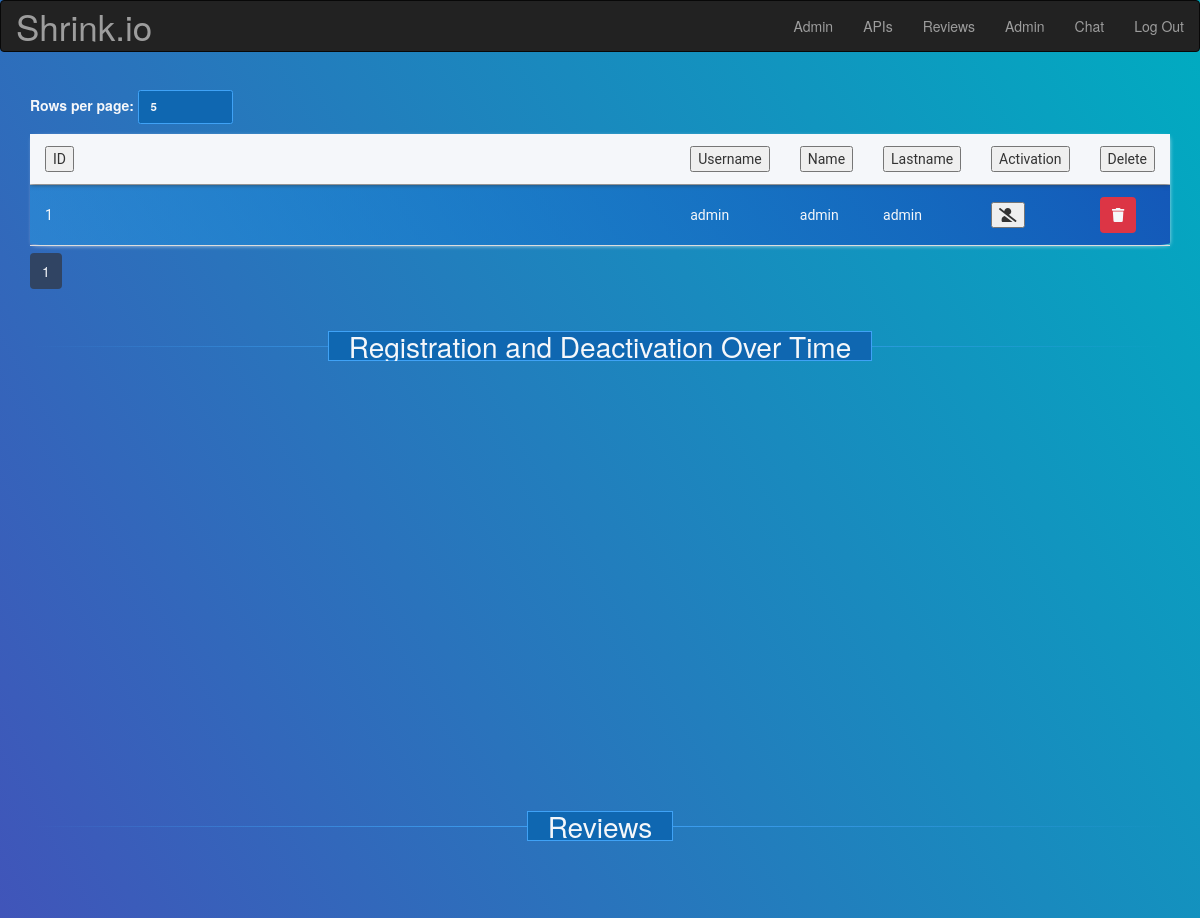
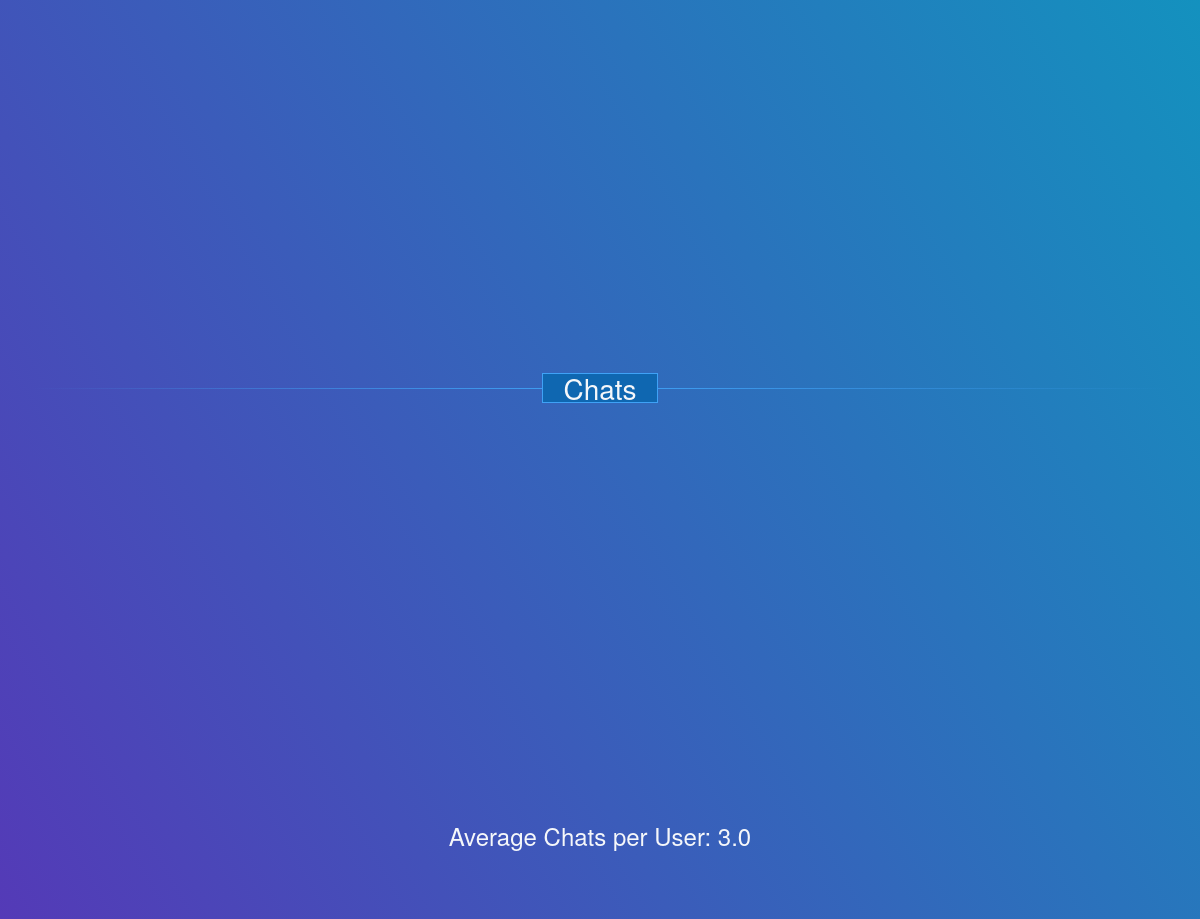
The app's page /admin_dashboard (signed in), older data (2 pictures, top to bottom).
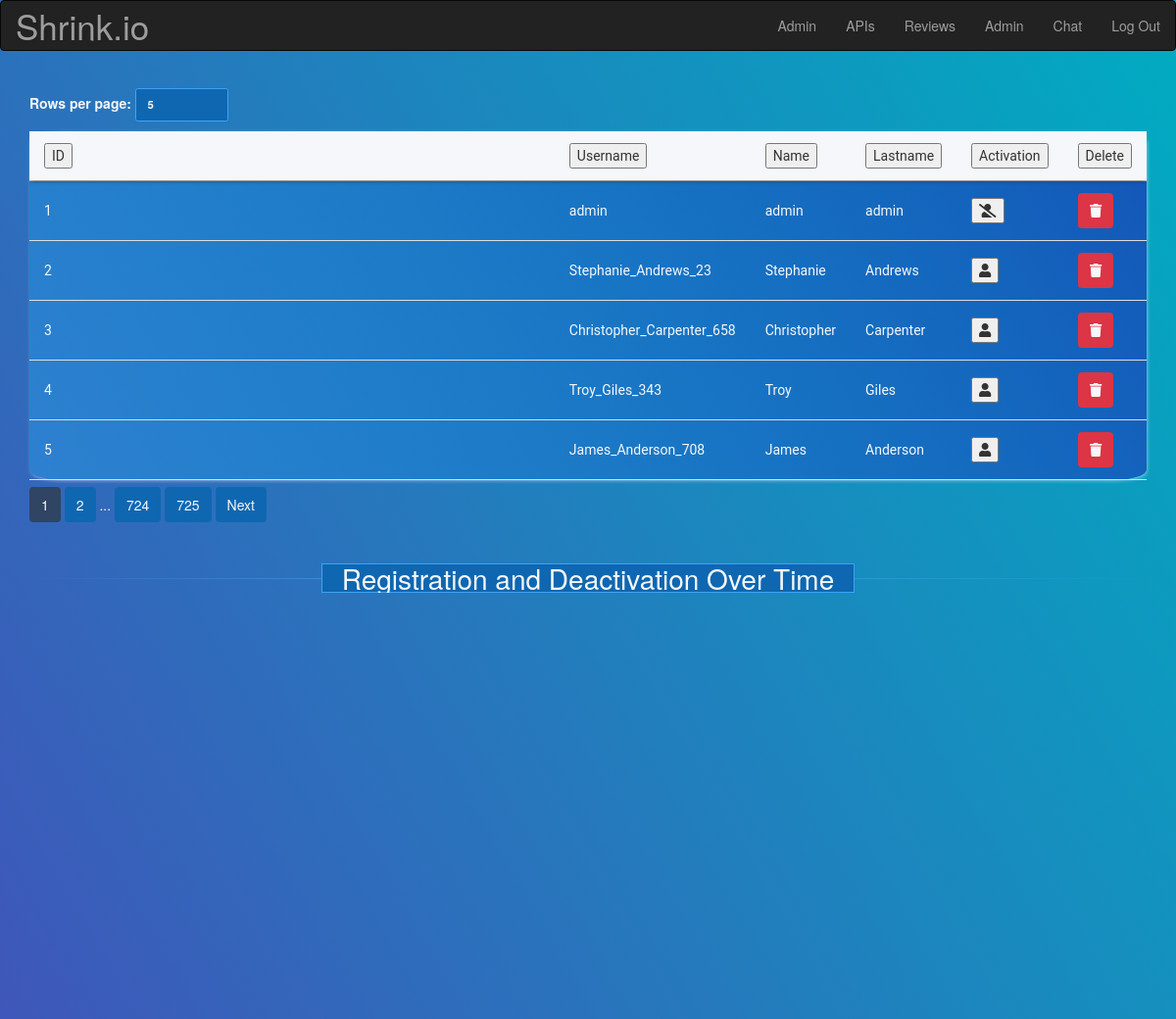
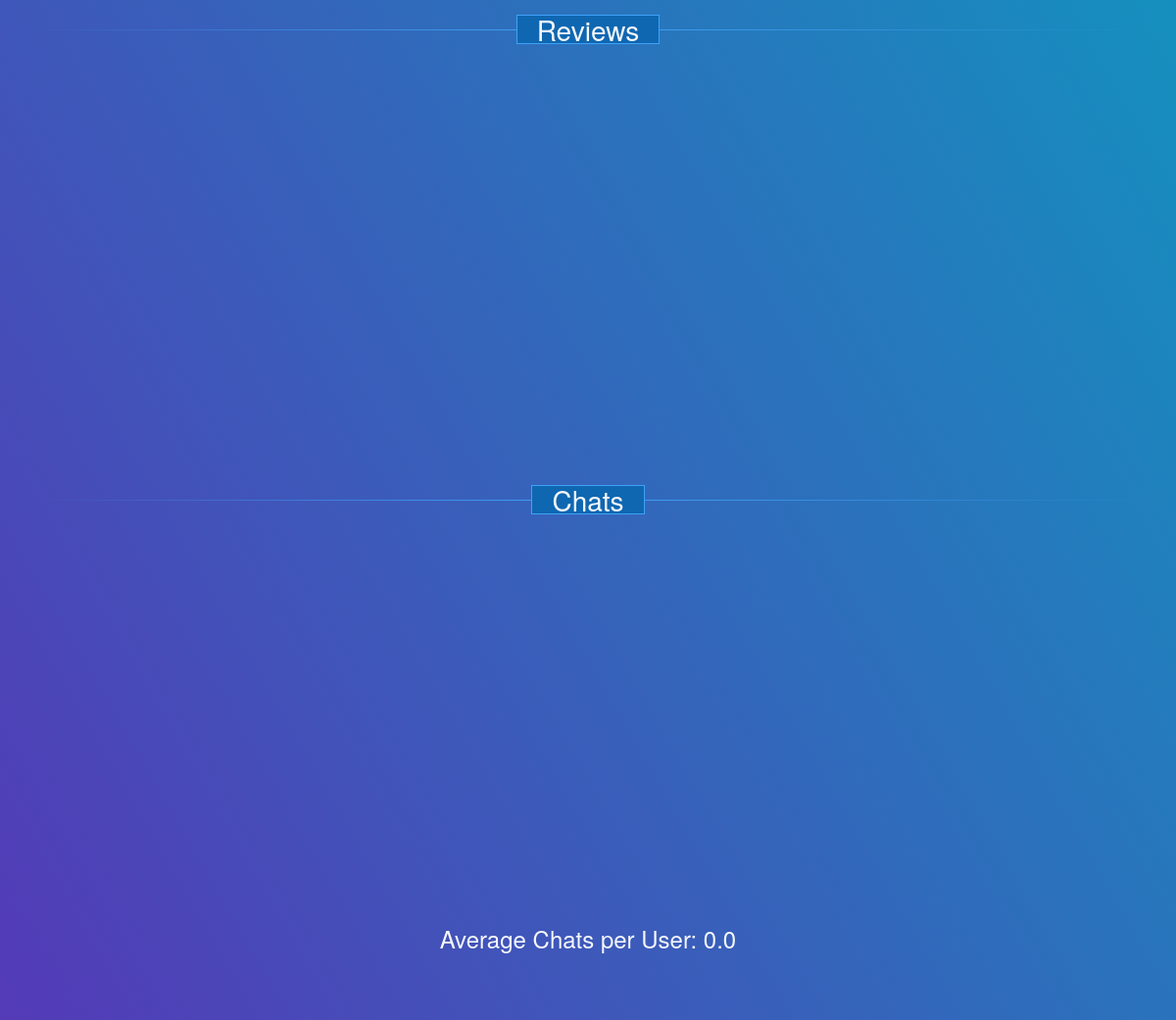
The same page, newer data (2 pictures, top to bottom).
### website/models.py (models this page shows, shortened)
class User(UserMixin, db.Model):
    __tablename__ = "users"
    id = db.Column(db.Integer, primary_key=True)
    username = db.Column(db.String(64), index=True)
    name = db.Column(db.String(64))
    lastname = db.Column(db.String(64))
    image_data = db.Column(db.LargeBinary, nullable=True)
    image_filename = db.Column(
        db.String(20), nullable=True, default="/static/image/default.png"
    )
    password_hash = db.Column(db.String(128))
    otp_secret = db.Column(db.String(16))
    chats = db.relationship(
        "Chat", backref=db.backref("chats", lazy=True)
    )  # Creating a relationship with the User model
    reviews = db.relationship("Reviews", backref="user", lazy=True)
    is_admin = db.relationship("Admin", backref="user", lazy=True)
    _status = db.relationship("Status", backref="user", lazy=True)
    @property
    def password(self):
        raise AttributeError("password is not a readable attribute")
    @property
    def is_admin(self):
        return bool(Admin.query.filter_by(user_id=self.id).first())
    @property
    def status(self):
        user_status = Status.query.filter_by(user_id=self.id).first()
        return user_status.status if user_status else None

### website/admin.py (the view)
@admin.route("/admin_dashboard")
@restricted_admin_route_decorator()
def admin_dashboard():
    page = request.args.get(key="page", default=1, type=int)
    rows_per_page = request.args.get(key="rows_per_page", default=5, type=int)
    column = request.args.get(key="column", default=None, type=str)
    order = request.args.get(key="order", default=None, type=str)
    query = User.query
    if column is not None:
        attr = getattr(User, column)
        query = query.order_by(asc(attr) if order is None else desc(attr))
    users = query.paginate(page=page, per_page=rows_per_page)
    reviews_data = (
        db.session.query(Reviews.stars, db.func.count(Reviews.stars))
        .group_by(Reviews.stars)
        .all()
    )
    reviews_chart_data = [
        {"name": f"{stars} Stars", "y": count} for stars, count in reviews_data
    ]
    total_chats = db.session.query(db.func.count(Chat.id)).scalar()
    total_users = db.session.query(db.func.count(User.id)).scalar()
    avg_chats_per_user = total_chats / total_users if total_users > 0 else 0
    users_with_chats = db.session.query(Chat.user_id).distinct().count()
    users_without_chats = total_users - users_with_chats
    chats_pie_chart_data = [
        {"name": "Users with Chats", "y": users_with_chats},
        {"name": "Users without Chats", "y": users_without_chats},
    ]
    register_query = (
        db.session.query(
            func.strftime("%Y-%m", Status.register_date).label("month_year"),
            func.count(Status.id).label("registered_count"),
        )
        .filter(Status.status == 0)
        .group_by("month_year")
        .order_by("month_year")
        .all()
    )
    deactivate_query = (
        db.session.query(
            func.strftime("%Y-%m", Status.last_deactivate_date).label("month_year"),
            func.count(Status.id).label("deactivated_count"),
        )
        .filter(Status.status == -1)
        .group_by("month_year")
        .order_by("month_year")
        .all()
    )
    register_data = {
        month_year: registered_count for month_year, registered_count in register_query
    }
    deactivate_data = {
        month_year: deactivated_count
        for month_year, deactivated_count in deactivate_query
    }
    all_months = sorted(set(register_data.keys()).union(deactivate_data.keys()))
    dates_chart_data = {
        "months": all_months,
        "registered": [register_data.get(month, 0) for month in all_months],
        "deactivated": [deactivate_data.get(month, 0) for month in all_months],
    }
    return render_template(
        "admin.html",
        users=users,
        page=page,
        rows_per_page=rows_per_page,
        total_users=users.total,
        reviews_chart_data=reviews_chart_data,
        avg_chats_per_user=avg_chats_per_user,
        chats_pie_chart_data=chats_pie_chart_data,
        dates_chart_data=dates_chart_data,
    )

### website/__init__.py (called while the page is built)
def create_app():
    app = Flask(__name__)
    app.static_folder = "static"
    app.config.from_object("config")
    Bootstrap(app)
    db.init_app(app)
    login_manager = LoginManager()
    login_manager.login_view = "auth.login"
    login_manager.init_app(app)
    from .models import User
    create_database(app)
    create_admin(app)
    create_test_users(app)
    create_test_reviews(app)
    @login_manager.user_loader
    def load_user(user_id):
        return User.query.get(int(user_id))
    app.register_error_handler(404, page_not_found)
    from .auth import auth as auth_blueprint
    app.register_blueprint(auth_blueprint)
    from .admin import admin as admin_blueprint
    app.register_blueprint(admin_blueprint)
    from .views import views as views_blueprint
    app.register_blueprint(views_blueprint)
    return app

### website/utils/utils.py (called while the page is built)
def get_current_user():
    user = User.query.filter_by(username=current_user.username).first()
    return user

def restricted_admin_route_decorator():
    def decorator(func: Callable):
        @functools.wraps(func)
        def wrapper(*args, **kwargs):
            try:
                user = get_current_user()
            except:
                return redirect(url_for("views.index"))
            admin_id = Admin.query.filter_by(user_id=user.id).first()
            if admin_id is None:
                return redirect(url_for("views.index"))
            res = func(*args, **kwargs)
            return res
        return wrapper
    return decorator

### website/templates/admin.html (shortened to what this page needs)
{% extends "base.html" %}
{% import "bootstrap/wtf.html" as wtf %}
{% block page_content %}
<head>
    <link rel="stylesheet" href="{{ url_for('static', filename='styles/admin.css') }}">
</head>
<div class="grid-container">
    <div class="paging" style="width:40%;">
        <label for="rows-per-page">Rows per page:</label>
        <span class="custom-select">
            <select id="rows-per-page">
                <option value="5">5</option>
            </select>
        </span>
    </div>
    <table id="user-table">
        <tbody>
            <tr class="table-header">
                <td>
                    <button data-column="id" class="column-order-btn">ID</button>
                </td>
                <td>
                    <button data-column="username" class="column-order-btn">Username</button>
                </td>
                <td>
                    <button data-column="name" class="column-order-btn">Name</button>
                </td>
                <td>
                    <button data-column="lastname" class="column-order-btn">Lastname</button>
                </td>
                <td>
                    <button>Activation</button>
                </td>
                <td>
                    <button>Delete</button>
                </td>
            </tr>
            {% for user in users %}
            <tr>
                <td>{{ user.id }}</td>
                <td>{{ user.username }}</td>
                <td>{{ user.name }}</td>
                <td>{{ user.lastname }}</td>
                <td>
                    {% if user.status == 0 %}
                        <button class="active-btn" data-user-id="{{ user.id }}" data-user-state="on" title="Deactivate user"><i class="fas fa-user-slash" title="Deactivate user"></i></button>
                    {% else %}
                        <button class="active-btn" data-user-id="{{ user.id }}" data-user-state="off" title="Activate user"><i class="fas fa-user" title="Activate user"></i></button>
                    {% endif %}
                </td>
                <td>
                    <button class="delete-btn" data-user-id="{{ user.id }}" title="Delete user"><i class="fas fa-trash" title="Delete user"></i></button>
                </td>
            </tr>
            {% endfor %}
        </tbody>
    </table>
    <div class="paging-btns">
        {% set total_pages = (total_users // rows_per_page) + (1 if total_users % rows_per_page > 0 else 0) %}
        <a class="page-btn long-shadow-cast current-page" data-page="{{ page }}">{{ page }}</a>
        {% if page < total_pages - 2 %}
            <a class="page-btn long-shadow-cast" data-page="{{ page + 1 }}">{{ page + 1 }}</a>
        {% endif %}
        {% if page < total_pages - 3 %}
            <span>...</span>
        {% endif %}
        {% if page < total_pages - 1 and total_pages > 2 %}
            <a class="page-btn long-shadow-cast {% if page == total_pages - 1 %}current-page{% endif %}" data-page="{{ total_pages - 1 }}">{{ total_pages - 1 }}</a>
        {% endif %}
        {% if page != total_pages %}
            <a class="page-btn long-shadow-cast {% if page == total_pages %}current-page{% endif %}" data-page="{{ total_pages }}">{{ total_pages }}</a>
        {% endif %}
        {% if page < total_pages %}
            <a class="page-btn long-shadow-cast" data-page="{{ page + 1 }}">Next</a>
        {% endif %}
    </div>
    <hr data-content="Registration and Deactivation Over Time">
    <div id="dates-container" class="chart"></div>
    <hr data-content="Reviews">
    <div id="reviews-container" class="chart"></div>
    <hr data-content="Chats">
    <div id="chat-pie-container" class="chart"></div>
    <h3>Average Chats per User: {{ avg_chats_per_user|round(2) }}</h3>
</div>
<div class="container">
</div>
{% endblock %}

### website/templates/base.html (shortened to what this page needs)
{% extends "bootstrap/base.html" %}
{% block navbar %}
<div
  class="navbar navbar-inverse"
  role="navigation"
  style="position: fixed; width: 100%; z-index: 3"
>
  <div class="">
    <div class="navbar-header">
      <a
        class="navbar-brand"
        style="font-size: 35px"
        href="{{ url_for('views.index') }}"
        >Shrink.io</a
      >
    </div>
    <div class="navbar-collapse collapse">
      <ul class="nav navbar-nav navbar-right">
        {% if current_user.is_admin %}
          <li><a href="{{ url_for('admin.admin_dashboard') }}">Admin</a></li>
          <li><a href="{{ url_for('admin.api_keys_form') }}">APIs</a></li>
        {% endif %}
        <li><a href="{{ url_for('views.reviews') }}">Reviews</a></li>
        {% if current_user.is_authenticated %}
          <li>
            <a href="{{ url_for('views.profile') }}"
              >{{ current_user.username.title() }}</a
            >
          </li>
          <li><a href="{{ url_for('views.chat') }}">Chat</a></li>
          <li><a href="{{ url_for('auth.logout') }}">Log Out</a></li>
        {% else %}
          <li><a href="{{ url_for('auth.login') }}">Log In</a></li>
          <li><a href="{{ url_for('auth.register') }}">Register</a></li>
        {% endif %}
      </ul>
    </div>
  </div>
</div>
{% endblock %} {% block content %}
<div class="container">{% block page_content %}{% endblock %}</div>
{% endblock %}

### website/static/styles/admin.css (style rules this page uses)
body { height: 100%; width: 100%; }
h3 { text-align: center; }
button { color: var(--text-color); }
hr { position: relative; border: 0; margin: 0; display: flex; justify-content: center; font-size: 28px; height: 100%; margin-top: 50px; }
hr:before { content: ''; background: linear-gradient(to right, transparent, #3FA2F6, transparent); position: absolute; top: 50%; width: 100%; height: 1px; }
hr:after { content: attr(data-content); position: relative; padding: 0 20px; color: var(--background-color); background-color: #0F67B1; border: 1px solid #3FA2F6; line-height: 1; }
.chart { width: 100%; height: 400px; padding-top: 15px; }
table { width: 100%; border-collapse: collapse; font-family: 'Roboto', sans-serif; font-size: 14px; color: var(--background-color); box-shadow: 1px 1px 5px -2px; border-radius: 3%; background: linear-gradient(60deg, rgba(36, 186, 255, 0.3) 0%, rgb(20, 86, 184) 100%); }
.paging { padding-top: 70px; }
th, td { width: 100%; padding: 12px 15px; text-align: left; border-bottom: 1px solid var(--border-color); }
tbody { display: block; width: 100%; max-height: 50vh; overflow: auto; }
.table-header { position: sticky; top: 0; background: var(--background-color); box-shadow: var(--text-color) 0 0 5px 0; }
.delete-btn { background-color: #dc3545; color: var(--background-color); border: none; padding: 8px 12px; border-radius: 4px; cursor: pointer; }
.page-btn { background-color: #0F67B1; color: var(--background-color); border: none; padding: 8px 12px; border-radius: 4px; cursor: pointer; }
.paging-btns { padding-top: 15px; }
.current-page { background: #304463; }
.custom-select { position: relative; width: auto; }
.custom-select select { appearance: none; font-size: 1.15rem; padding: 0.675em 6em 0.675em 1em; background-color: #0F67B1; border: 1px solid #3FA2F6; border-radius: 0.25rem; color: var(--background-color); font-weight: bold; cursor: pointer; margin-bottom: 10px; }
.custom-select::before, .custom-select::after { --size: 0.3rem; content: ""; position: absolute; right: 1rem; pointer-events: none; }

### website/static/styles/color_palette.css (style rules this page uses)
:root { --primary-color: #23a6d5; --secondary-color: #23d5ab; --recording-color: #fc1b2e; --accent-color: #e73c7e; --star-color: #f39c12; --star-empty-color: #ffd28a; --text-color: #333; --background-color: #f5f7fa; --border-color: #ddd; --border-radius: 5px; --transition-speed: 0.3s; }
body { background: linear-gradient(60deg, rgba(84,58,183,1) 0%, rgba(0,172,193,1) 100%); color: var(--background-color); height: 100vh; width: 100vw; }

Row changes from the older to the newer data that the page shows:
added User: id "2", username "Stephanie_Andrews_23", name "Stephanie", lastname "Andrews"
added User: id "3", username "Christopher_Carpenter_658", name "Christopher", lastname "Carpenter"
added User: id "4", username "Troy_Giles_343", name "Troy", lastname "Giles"
added User: id "5", username "James_Anderson_708", name "James", lastname "Anderson"
Text that changed along with them:
{{ page + 1 }}: (not shown) → "2"
{{ total_pages - 1 }}: (not shown) → "724"
{{ total_pages }}: (not shown) → "725"
{{ avg_chats_per_user|round(2) }}: "3.0" → "0.0"
text now shown: "... Next"
